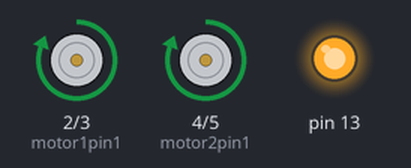
A sketch run on a simulated Arduino Uno, built with avr-gcc and run on an emulated ATmega328P. Shown: motor-driver pin pairs drawn as motors (green arrow = first pin HIGH = forward, orange = second pin HIGH = backward, longer = more drive), output pins drawn as LEDs (lit = HIGH).

Above: at 0.5 s.
At 3.5 s:
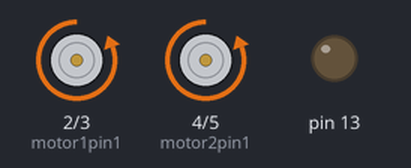
Timing chart, 0 to 4.6 s (numbered marks = the images above):
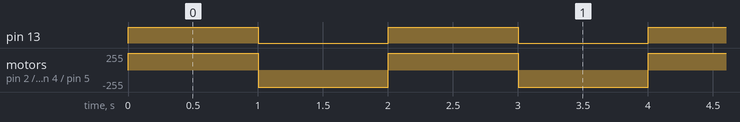

The sketch:

01_testar_motor.ino
```cpp
int motor1pin1 = 2;
int motor1pin2 = 3;

int motor2pin1 = 4;
int motor2pin2 = 5;

void setup() {
  // put your setup code here, to run once:
  pinMode(motor1pin1, OUTPUT);
  pinMode(motor1pin2, OUTPUT);
  pinMode(motor2pin1, OUTPUT);
  pinMode(motor2pin2, OUTPUT);
  pinMode(13, OUTPUT);
}

void loop() {
  // put your main code here, to run repeatedly:

  digitalWrite(13, HIGH);

  digitalWrite(motor1pin1, HIGH);
  digitalWrite(motor1pin2, LOW);

  digitalWrite(motor2pin1, HIGH);
  digitalWrite(motor2pin2, LOW);
  delay(1000);

  digitalWrite(13, LOW);

  digitalWrite(motor1pin1, LOW);
  digitalWrite(motor1pin2, HIGH);

  digitalWrite(motor2pin1, LOW);
  digitalWrite(motor2pin2, HIGH);
  delay(1000);
}
```

Measured:
- by itself, pin 13: alternates HIGH for 1.0 s and LOW for 1.0 s
- by itself, motor on pin 2 (motor1pin1) / pin 3 (motor1pin2), motor on pin 4 (motor2pin1) / pin 5 (motor2pin2): alternates forward 255/255 for 1.0 s and backward 255/255 for 1.0 s
